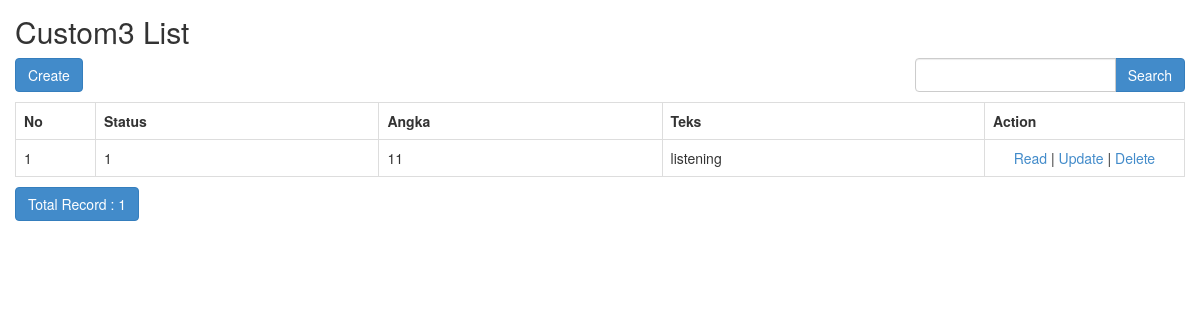
Screenshot of /sekolah/index.php/custom3 with the database file from the repository.
### tables this page shows
CREATE TABLE `custom3` (
  `id` int(11) NOT NULL,
  `status` varchar(1) NOT NULL,
  `angka` varchar(11) NOT NULL,
  `teks` varchar(255) NOT NULL
);

### sekolah/application/controllers/Custom3.php (called while the page is built, shortened)
<?php
class Custom3 extends CI_Controller
{
    function __construct()
    {
        $this->load->model('Custom3_model');
        $this->load->library('form_validation');
    }
    public function index()
    {
        $q = urldecode($this->input->get('q', TRUE));
        $start = intval($this->input->get('start'));
        if ($q <> '') {
            $config['base_url'] = base_url() . 'custom3/index.html?q=' . urlencode($q);
            $config['first_url'] = base_url() . 'custom3/index.html?q=' . urlencode($q);
        } else {
            $config['base_url'] = base_url() . 'custom3/index.html';
            $config['first_url'] = base_url() . 'custom3/index.html';
        }
        $config['per_page'] = 10;
        $config['page_query_string'] = TRUE;
        $config['total_rows'] = $this->Custom3_model->total_rows($q);
        $custom3 = $this->Custom3_model->get_limit_data($config['per_page'], $start, $q);
        $this->load->library('pagination');
        $this->pagination->initialize($config);
        $data = array(
            'custom3_data' => $custom3,
            'q' => $q,
            'pagination' => $this->pagination->create_links(),
            'total_rows' => $config['total_rows'],
            'start' => $start,
        );
        $this->load->view('custom3/custom3_list', $data);
    }
}

### sekolah/index.php (called while the page is built, shortened)
<?php
require_once BASEPATH.'core/CodeIgniter.php';

### sekolah/application/config/config.php (called while the page is built, shortened)
<?php
$config['base_url'] = 'http://localhost/sekolah/';
$config['index_page'] = '';
$config['uri_protocol']	= 'REQUEST_URI';
$config['url_suffix'] = '.html';
$config['language']	= 'english';
$config['charset'] = 'UTF-8';
$config['enable_hooks'] = FALSE;
$config['subclass_prefix'] = 'MY_';
$config['composer_autoload'] = FALSE;
$config['permitted_uri_chars'] = 'a-z 0-9~%.:_\-';
$config['enable_query_strings'] = FALSE;
$config['controller_trigger'] = 'c';
$config['function_trigger'] = 'm';
$config['directory_trigger'] = 'd';
$config['allow_get_array'] = TRUE;
$config['log_threshold'] = 0;
$config['log_path'] = '';
$config['log_file_extension'] = '';
$config['log_file_permissions'] = 0644;
$config['log_date_format'] = 'Y-m-d H:i:s';
$config['error_views_path'] = '';
$config['cache_path'] = '';
$config['cache_query_string'] = FALSE;
$config['encryption_key'] = 'randomstring';
$config['sess_driver'] = 'files';
$config['sess_cookie_name'] = 'ci_session';
$config['sess_expiration'] = 7200;
$config['sess_save_path'] = NULL;
$config['sess_match_ip'] = FALSE;
$config['sess_time_to_update'] = 300;
$config['sess_regenerate_destroy'] = FALSE;
$config['cookie_prefix']	= '';
$config['cookie_domain']	= '';
$config['cookie_path']		= '/';
$config['cookie_secure']	= FALSE;
$config['cookie_httponly'] 	= FALSE;
$config['standardize_newlines'] = FALSE;
$config['global_xss_filtering'] = FALSE;
$config['csrf_protection'] = FALSE;
$config['csrf_token_name'] = 'csrf_test_name';
$config['csrf_cookie_name'] = 'csrf_cookie_name';
$config['csrf_expire'] = 7200;
$config['csrf_regenerate'] = TRUE;
$config['csrf_exclude_uris'] = array();
$config['compress_output'] = FALSE;
$config['time_reference'] = 'local';
$config['rewrite_short_tags'] = FALSE;
$config['proxy_ips'] = '';

### sekolah/application/models/Custom3_model.php (called while the page is built, shortened)
<?php
class Custom3_model extends CI_Model
{
    public $table = 'custom3';
    public $id = 'id';
    public $order = 'DESC';
    function total_rows($q = NULL) {
        $this->db->like('id', $q);
	$this->db->or_like('status', $q);
	$this->db->or_like('angka', $q);
	$this->db->or_like('teks', $q);
	$this->db->from($this->table);
        return $this->db->count_all_results();
    }
    function get_limit_data($limit, $start = 0, $q = NULL) {
        $this->db->order_by($this->id, $this->order);
        $this->db->like('id', $q);
	$this->db->or_like('status', $q);
	$this->db->or_like('angka', $q);
	$this->db->or_like('teks', $q);
	$this->db->limit($limit, $start);
        return $this->db->get($this->table)->result();
    }
}

### sekolah/application/views/custom3/custom3_list.php (the view, shortened to what this page needs)
<!doctype html>
<html>
    <head>
        <link rel="stylesheet" href="<?php echo base_url('assets/bootstrap/css/bootstrap.min.css') ?>"/>
    </head>
    <body>
        <h2 style="margin-top:0px">Custom3 List</h2>
        <div class="row" style="margin-bottom: 10px">
            <div class="col-md-4">
                <?php echo anchor(site_url('custom3/create'),'Create', 'class="btn btn-primary"'); ?>
            </div>
            <div class="col-md-4 text-center">
            </div>
            <div class="col-md-1 text-right">
            </div>
            <div class="col-md-3 text-right">
                <form action="<?php echo site_url('custom3/index'); ?>" class="form-inline" method="get">
                    <div class="input-group">
                        <input type="text" class="form-control" name="q" value="<?php echo $q; ?>">
                        <span class="input-group-btn">
                          <button class="btn btn-primary" type="submit">Search</button>
                        </span>
                    </div>
                </form>
            </div>
        </div>
        <table class="table table-bordered" style="margin-bottom: 10px">
            <tr>
                <th>No</th>
		<th>Status</th>
		<th>Angka</th>
		<th>Teks</th>
		<th>Action</th>
            </tr><?php
            foreach ($custom3_data as $custom3)
            {
                ?>
                <tr>
			<td width="80px"><?php echo ++$start ?></td>
			<td><?php echo $custom3->status ?></td>
			<td><?php echo $custom3->angka ?></td>
			<td><?php echo $custom3->teks ?></td>
			<td style="text-align:center" width="200px">
				<?php
				echo anchor(site_url('custom3/read/'.$custom3->id),'Read');
				echo ' | ';
				echo anchor(site_url('custom3/update/'.$custom3->id),'Update');
				echo ' | ';
				echo anchor(site_url('custom3/delete/'.$custom3->id),'Delete','onclick="javasciprt: return confirm(\'Are You Sure ?\')"');
				?>
			</td>
		</tr>
                <?php
            }
            ?>
        </table>
        <div class="row">
            <div class="col-md-6">
                <a href="#" class="btn btn-primary">Total Record : <?php echo $total_rows ?></a>
	    </div>
            <div class="col-md-6 text-right">
            </div>
        </div>
    </body>
</html>

### sekolah/application/views/custom3/custom3_list.php (style rules this page uses)
body { padding: 15px; }

### rows the page displays
custom3: status "1", angka "11", teks "listening", id "Read", id "Update", id "Delete"

### other values shown
anchor(site_url('custom3/create'),'Create', 'class="btn btn-primary"') "Create"
$total_rows "1"
